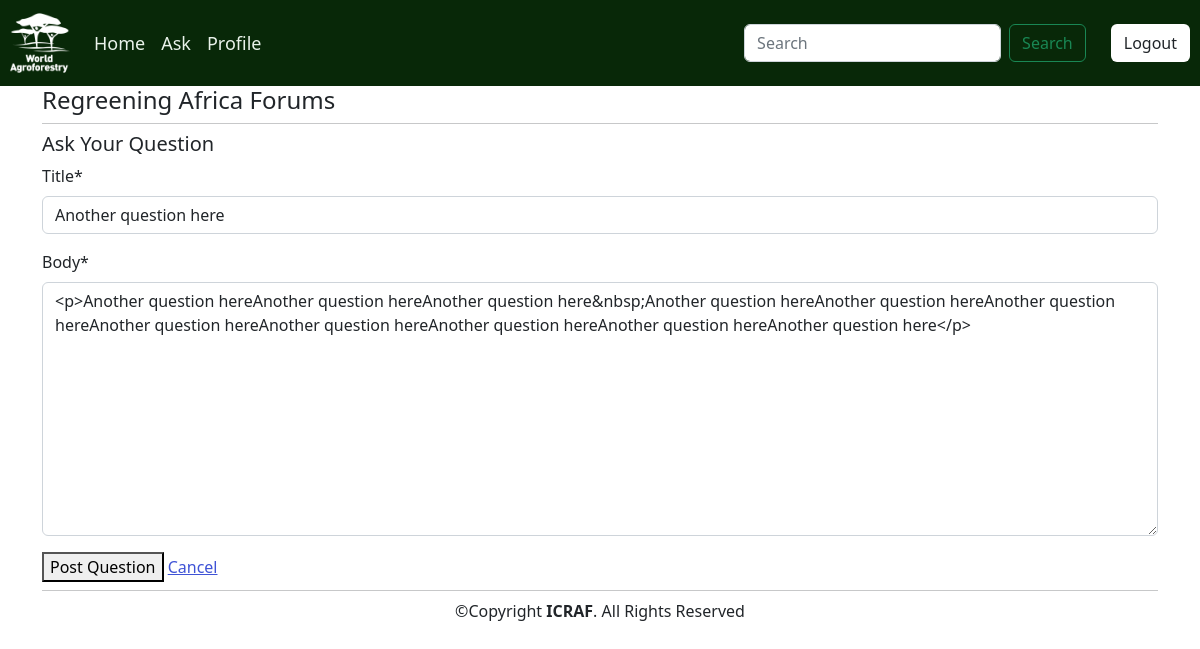
The page /questions/17/update (signed in) on the database its author committed.
### forum_app/models.py (models this page shows, shortened)
class Question(models.Model):
    user = models.ForeignKey(User, null=True, on_delete=models.DO_NOTHING)
    profile = models.ForeignKey(Profile, null=True, blank=True, on_delete=models.CASCADE)
    title = models.CharField(max_length=100, null=False, blank=False)
    body = RichTextField()
    created = models.DateTimeField(default=timezone.now)
    updated = models.DateTimeField(auto_now = True)
    categories = models.ManyToManyField(Category)
    tags = models.ManyToManyField(Tag)
    likes = models.ManyToManyField(User, related_name='questions_post')

### forum_app/views.py (the view, shortened to what this page needs)
# urls.py: path('questions/<int:pk>/update', views.QuestionUpdateView.as_view(), name='questions_update'),
class QuestionUpdateView(UserPassesTestMixin, LoginRequiredMixin, UpdateView):
    model = Question
    fields = ['title', 'body']
    def test_func(self):
        question = self.get_object()
        if self.request.user == question.user:
            return True
        else:
            return False

### forum_app/templates/forum_app/question_form.html (shortened to what this page needs)
{% extends 'base.html' %}
{% load crispy_forms_tags %}
{% block content%}
<div>
    <div>
        <div>
            <div>
                <h5>Ask Your Question</h5>
            </div>
        </div>
        <div>
                <form action="" method="POST" enctype="multipart/form-data">
                        {{form|crispy}}
                        <button>Post Question</button>
                        <a href="{% url 'home' %}">Cancel</a>
                </form>
            </div>
        </div>
</div>
{% endblock content %}

### templates/navbar.html (style rules this page uses)
a { color:rgb(63, 83, 214); }

### rows shown on the page
Question: title "Another question here", body "<p>Another question hereAnother question hereAnother question here&nbsp;Another question hereAnother question hereAnother question hereAnother question hereAnother question hereAnother question hereAnother question hereAnother question here</p>"
